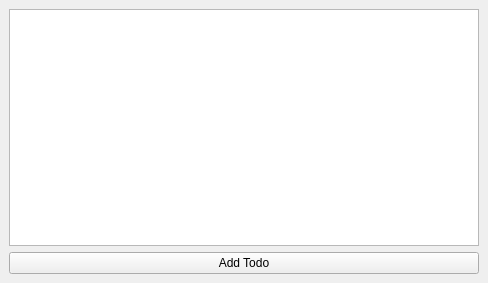
<?xml version="1.0" encoding="UTF-8"?>
<ui version="4.0">
 <class>MainWindow</class>
 <widget class="QMainWindow" name="MainWindow">
  <property name="geometry">
   <rect>
    <x>0</x>
    <y>0</y>
    <width>488</width>
    <height>283</height>
   </rect>
  </property>
  <property name="windowTitle">
   <string>Holiaas</string>
  </property>
  <widget class="QWidget" name="centralwidget">
   <layout class="QVBoxLayout">
    <item>
     <widget class="QTableView" name="todoView"/>
    </item>
    <item>
     <widget class="QPushButton" name="addButton">
      <property name="text">
       <string>Add Todo</string>
      </property>
     </widget>
    </item>
   </layout>
  </widget>
 </widget>
 <resources/>
 <connections/>
</ui>
